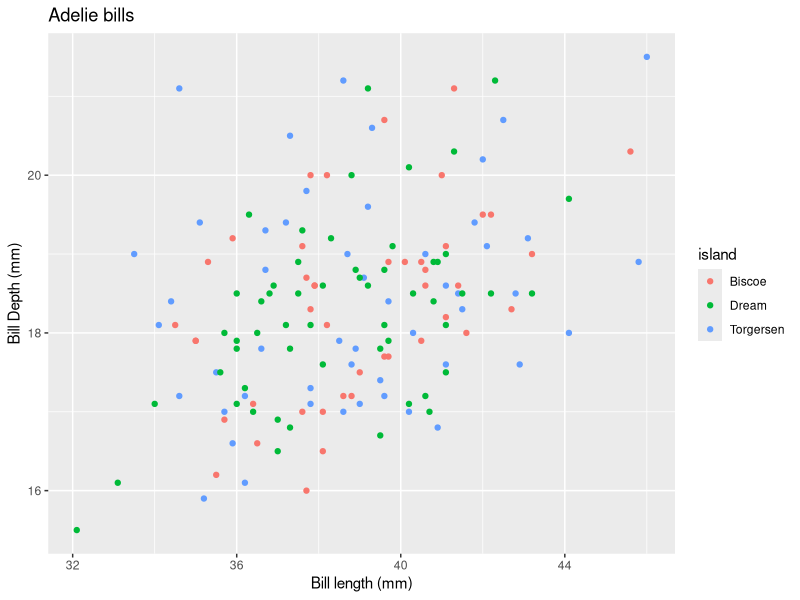
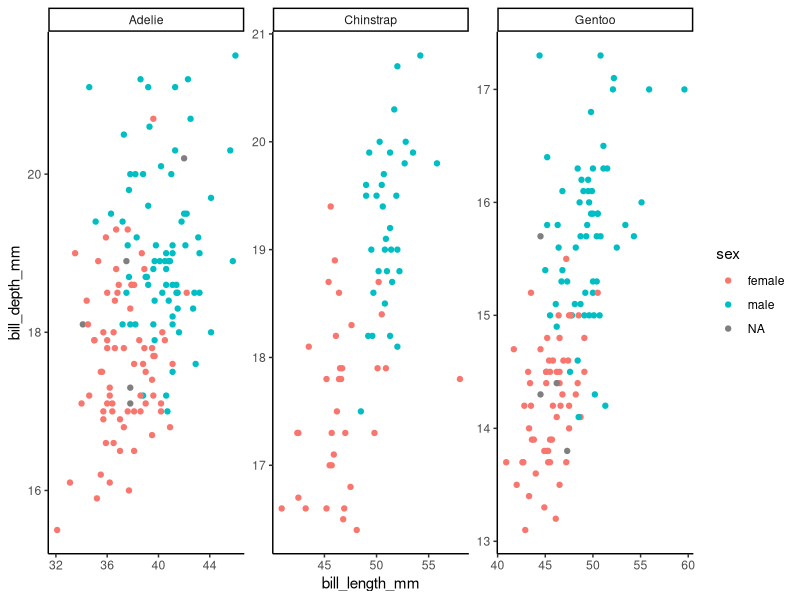

Write the R code that produced these figures, in order. (Note: this script raises an error after producing the figures.)
## ---- chunk 1
knitr::opts_chunk$set(fig.width=6, fig.asp = 0.618, collapse=TRUE) 
## ---- chunk 2
library(tidyverse)
library(palmerpenguins)
## ---- chunk 3
# Sex ratio of all Chinstrap observations
chin = penguins %>% filter(species=="Chinstrap")
summary(chin)
sex_ratio_all = 34/68

# Sex ratio of Chinstrap penguins with flipper length > 200 mm
chin_long_wing_ladies = penguins %>%
  filter(species == "Chinstrap",
         flipper_length_mm > 200)
summary(chin_long_wing_ladies)
sex_ratio_subset = 1/18
## ---- chunk 4
penguins %>%
  filter(species == "Chinstrap") %>%
  group_by(sex) %>%
  summarize(n=n())


penguins %>%
  filter(species == "Chinstrap",
         flipper_length_mm > 200) %>%
  group_by(sex) %>%
  summarize(n=n())
## ---- chunk 5
penguins %>% 
  filter(species=="Adelie",
         island %in% c("Biscoe","Dream")) %>%
  mutate(bill_length_in = bill_length_mm * 0.039) %>% # Conversion: 0.0393701 inches / mm
  summarize(mean_bill_length_in = mean(bill_length_in), 
            sd_bill_length_in = sd(bill_length_in))

penguins %>% 
  filter(species=="Adelie",
         island =="Torgersen",
         !is.na(bill_length_mm)) %>%
  mutate(bill_length_in = bill_length_mm * 0.039) %>% # Conversion: 0.0393701 inches / mm
  summarize(mean_bill_length_in = mean(bill_length_in), 
            sd_bill_length_in = sd(bill_length_in))
## ---- chunk 6
adelie = penguins %>%
  filter(species=="Adelie")
ggplot(data = adelie) + 
  geom_point(aes(y=bill_depth_mm, x=bill_length_mm, color=island)) + 
  xlab("Bill length (mm)") +
  ylab("Bill Depth (mm)") +
  ggtitle("Adelie bills")
## ---- chunk 7
ggplot(data = penguins) + 
  geom_point(aes(y=bill_depth_mm, x=bill_length_mm, color=sex)) + 
  facet_wrap(~species, scales="free") + 
  theme_classic() +
  ggsave(filename = "figures/bill_depth_v_length.png", device = "png", width = 6, height = 3.5, units = "in", dpi = 300)
## ---- chunk 8
library(rstatix) # t_test()

# Simplify the dataset to what we need
ex_1_data = penguins %>%
  filter(species =="Adelie",
         !is.na(flipper_length_mm),
         !is.na(sex)) %>%   # students may forget to do this
  dplyr::select(sex, flipper_length_mm) %>%
  droplevels() # removes empty levels from factors

summary(ex_1_data)

# Calculate summary stats
ex_1_data %>%
  group_by(sex) %>%
  summarize(mean=mean(flipper_length_mm), sd=sd(flipper_length_mm))

# Plot a quick histogram:
ggplot() +
  geom_histogram(aes(x=flipper_length_mm), data=ex_1_data) +
  facet_wrap(~sex)

# Base R:
t.test(ex_1_data$flipper_length_mm ~ ex_1_data$sex)
# rstatix:
ex_1_data %>% 
  t_test(flipper_length_mm ~ sex)
# Flipper length is significantly different between the 2 sexes
## ---- chunk 9
# Check normality assumption with a qqplot:
ggplot(penguins) +
  stat_qq(aes(sample=bill_length_mm))
ggplot(penguins) +
  stat_qq(aes(sample=bill_depth_mm))

cor.test(x=penguins$bill_length_mm, y=penguins$bill_depth_mm, use="complete.obs")
# Correlation is much weaker with all penguins combined than with Gentoo alone
# Correlation with all penguins combined is NEGATIVE - why would bill length get bigger as bill depth gets smaller?
## ---- chunk 10
gentoo = penguins %>% filter(species=="Gentoo")

lm_bill_length = lm(bill_depth_mm ~ bill_length_mm, data=gentoo)
summary(lm_bill_length)

lm_flip = lm(bill_depth_mm ~ flipper_length_mm, data=gentoo)
summary(lm_flip)

ggplot(data=gentoo, aes(x = flipper_length_mm, y = bill_depth_mm)) +
     geom_point() +
     geom_smooth(method = "lm")
## ---- chunk 11
gentoo = penguins %>% filter(species=="Gentoo")
lm_gentoo_3 = lm(bill_depth_mm ~ bill_length_mm + flipper_length_mm + body_mass_g, data=gentoo)

### Look at bill depth ~ flipper length while holding bill length and body mass constant
# Use expand to get full range of 1 variable, then add in median of other variable(s) from original data
newdata = gentoo %>% 
  expand(flipper_length_mm) %>% # Full range of data (gets rid of other variables)
  mutate(bill_length_mm = median(gentoo$bill_length_mm, na.rm=TRUE), 
         body_mass_g = median(gentoo$body_mass_g, na.rm=TRUE))

lm_gentoo_3_predict = lm_gentoo_3 %>%
  augment(newdat = newdata, se_fit=TRUE) %>%
  mutate(lwr = .fitted - 1.96 * .se.fit, upr = .fitted + 1.96 * .se.fit) # Calculate 95% C.I. using SE
# Plot the data and the model predictions
ggplot() +
  geom_point(aes(x = flipper_length_mm, y = bill_depth_mm), data=gentoo) + # original data
  geom_ribbon(aes(ymin = lwr, ymax = upr, x = flipper_length_mm), alpha = .15, data=lm_gentoo_3_predict) +
  geom_line(data=lm_gentoo_3_predict, aes(y = .fitted, x = flipper_length_mm), size = 1)
## ---- chunk 12
adelie_anova = aov(body_mass_g ~ island + sex, data=penguins %>% filter(species=="Adelie"))
summary(adelie_anova)
TukeyHSD(adelie_anova)  # Illogical analysis since ANOVA shows no difference btwn island
